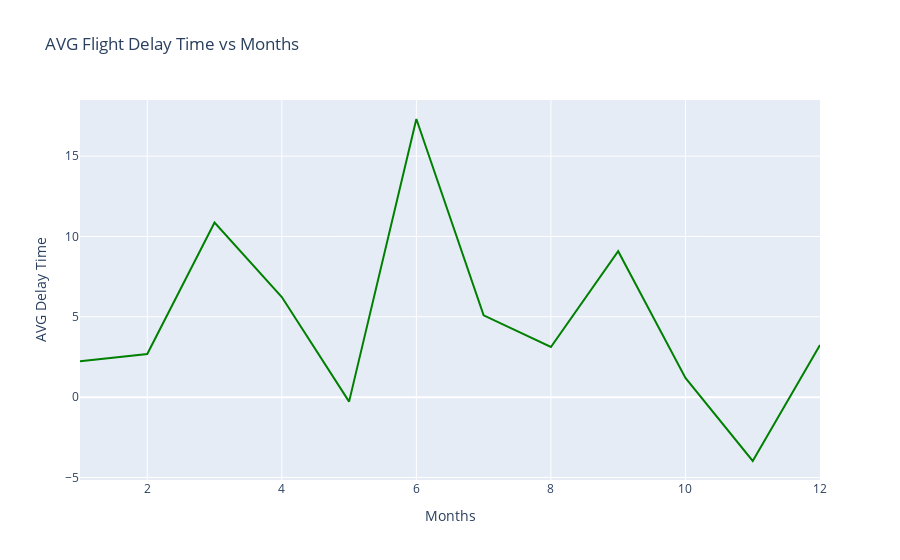

The code cell stored with this chart in its notebook:
### Code cell
# init empty figure
fig = go.Figure()

# defining plot
fig.add_trace(go.Scatter(x=line_data['Month'],
                         y=line_data['ArrDelay'],
                         mode='lines',
                         marker=dict(color='green')))
# setting labels
fig.update_layout(title='AVG Flight Delay Time vs Months',
                 xaxis_title='Months',
                 yaxis_title='AVG Delay Time')
fig.show()

### Figure 1 — Plotly figure (JSON) as saved in the notebook; plotly's stock layout.template omitted (floating-point values rounded to 4 significant figures)
{"data": [{"marker": {"color": "green"}, "mode": "lines", "type": "scatter", "x": [1, 2, 3, 4, 5, 6, 7, 8, 9, 10, 11, 12], "y": [2.233, 2.688, 10.87, 6.229, -0.2791, 17.31, 5.089, 3.122, 9.081, 1.2, -3.975, 3.241]}], "layout": {"autosize": true, "title": {"text": "AVG Flight Delay Time vs Months"}, "xaxis": {"autorange": true, "range": [1, 12], "title": {"text": "Months"}, "type": "linear"}, "yaxis": {"autorange": true, "range": [-5.158, 18.49], "title": {"text": "AVG Delay Time"}, "type": "linear"}}}
